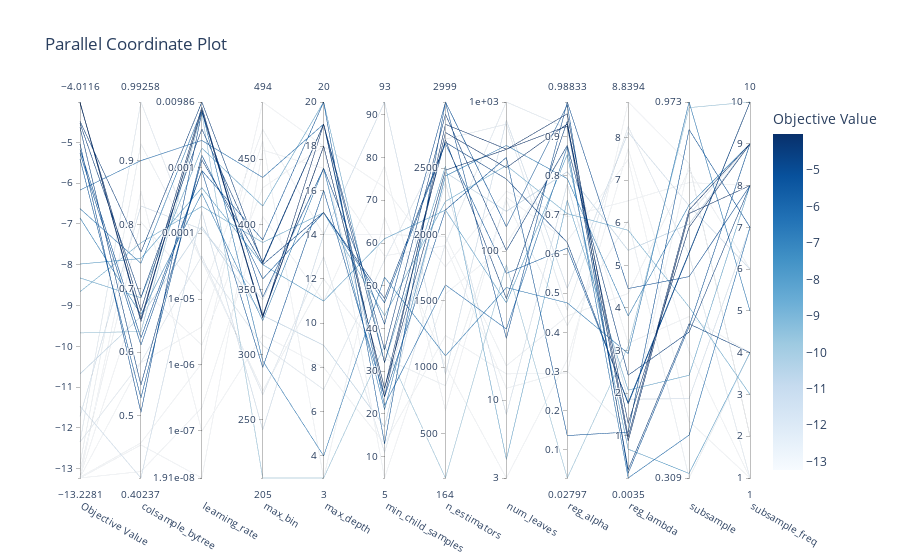

This figure's notebook cell:
### Code cell
# 파라미터들관의 관계
optuna.visualization.plot_parallel_coordinate(optuna_lgbm)
